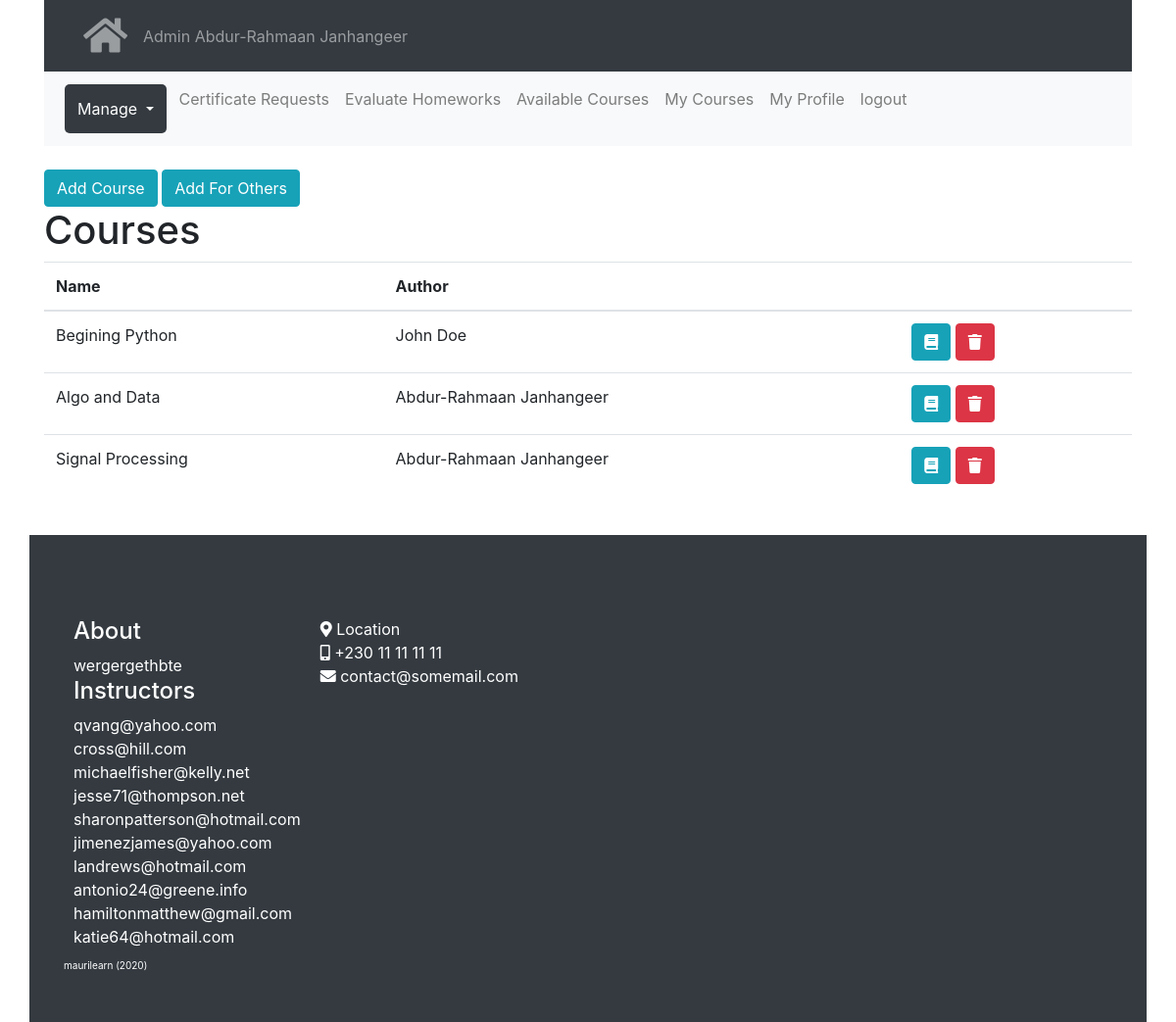
Before: /course/ (signed in) with the older database file.
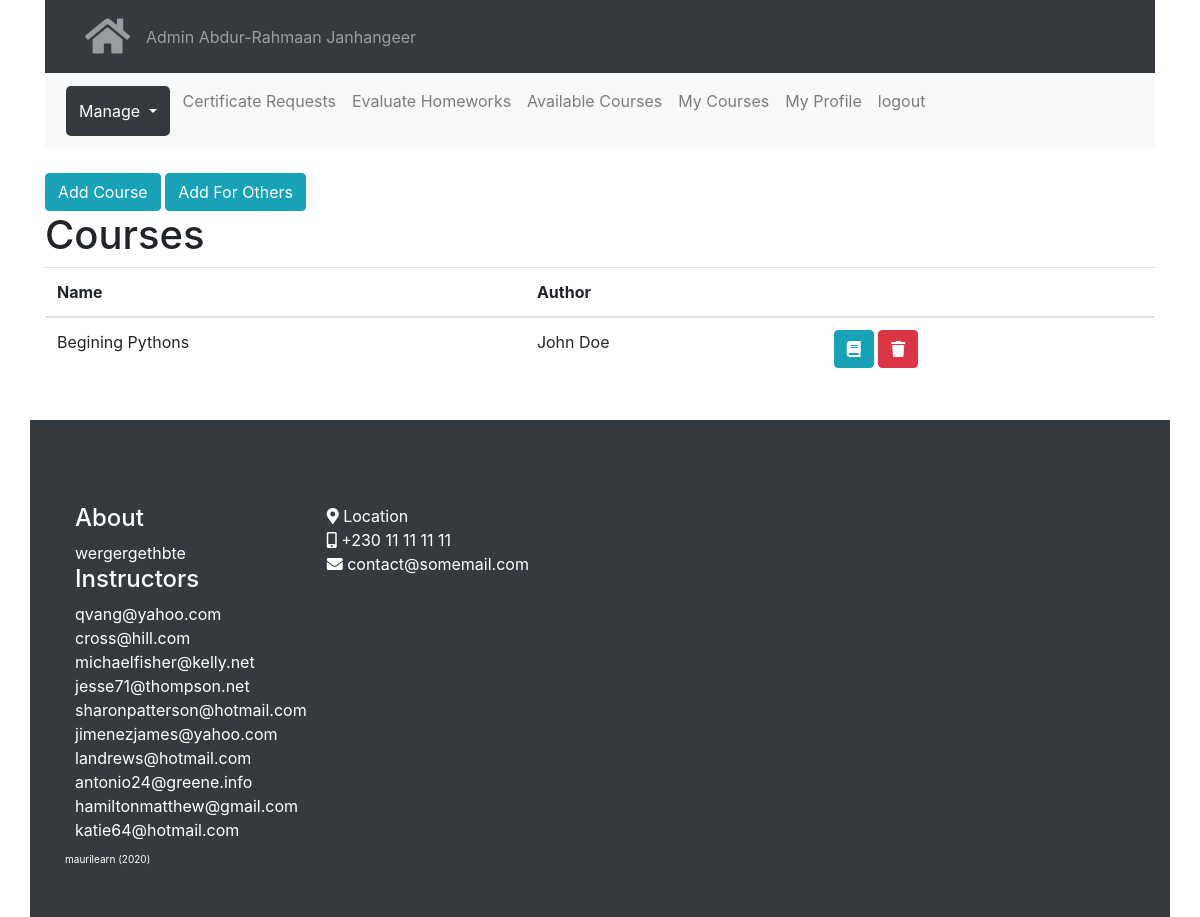
After: the same page with the newer database file.
### modules/auth/models.py (models this page shows, shortened)
class User(UserMixin, db.Model):
    __tablename__ = 'users'
    id = db.Column(db.Integer, primary_key=True)
    email = db.Column(db.String(100))
    password = db.Column(db.String(128))
    name = db.Column(db.String(120))
    role = db.Column(db.String(120))
    courses = db.relationship("Course",
        secondary=course_subs,
        cascade = "all, delete")# !subs- teacher, students
    quiz_histories = db.relationship('QuizHistory', backref='person', lazy=True,
        cascade="all, delete, delete-orphan")
    def delete(self):
        db.session.delete(self)
        db.session.commit()

### modules/course/models.py (models this page shows, shortened)
class Course(db.Model):
    __tablename__ = 'courses'
    id = db.Column(db.Integer, primary_key=True)
    name = db.Column(db.String(100))
    created_date = db.Column(db.DateTime, default=datetime.now())
    teacher_id = db.Column(db.Integer, db.ForeignKey('users.id'),
        nullable=False)
    sections = db.relationship('Section', backref='course', lazy=True,
        cascade="all, delete, delete-orphan")
    def delete(self):
        db.session.delete(self)
        db.session.commit()

### modules/course/view.py (the view)
@course_blueprint.route("/")
@roles_required(['admin', 'teacher'])
@login_required
def index():
    context = base_context()
    context['User'] = User
    if current_user.role == 'admin':
        courses = Course.query.all()
    else:
        courses = Course.query.filter(
            (Course.teacher_id==current_user.id)
            ).all()
    context['courses'] = courses
    return render_template('course/index.html', **context)

### modules/auth/access.py (called while the page is built)
def roles_required(roles):
    def wrapper(fn):
        @wraps(fn)
        def decorated_view(*args, **kwargs):
            if not current_user.role in roles:
                return redirect(url_for('auth.login'))
            return fn(*args, **kwargs)
        return decorated_view
    return wrapper

### shopyoapi/enhance.py (called while the page is built)
def base_context():
    base_context = {
        'MESSAGE': '',
        'current_user': current_user,
        'User': User
    }
    return base_context.copy()

### modules/course/templates/course/index.html (shortened to what this page needs)
{% extends "base/base.html" %}
{% block content %}
{%set active_page = 'manage'%}
{%include 'course/partials/nav.html'%}
<br>
<a class="btn btn-info" href="{{url_for('course.add')}}">Add Course</a>
{%if current_user.role == 'admin'%}
<a class="btn btn-info" href="{{url_for('course.add')}}">Add For Others</a>
{%endif%}
<br>
<h1>Courses</h1>
<table class="table">
    <thead>
        <tr>
            <th>Name</th>
            <th>Author</th>
            <th></th>
        </tr>
    </thead>
    <tbody>
{% for course in courses %}
    {%set teacher = User.query.get(course.teacher_id)%}
    <tr>
        <td>{{course.name}}</td>
        <td>{{teacher.name}}</td>
        <td>
            <a class="btn btn-info" href="{{url_for('course.view', course_id=course.id)}}">
                <i class="fa fa-book"></i>
            </a>
            <a class="btn btn-danger" href="{{url_for('course.delete_check', course_id=course.id)}}"
                onClick="return confirm('Are you sure you wish to delete?');">
                <i class="fa fa-trash"></i>
            </a>
        </td>
    </tr>
{%endfor%}
    </tbody>
</table>
{% endblock %}

### modules/base/templates/base/base.html (shortened to what this page needs)
<!DOCTYPE html>
<html>
<head>
    <link rel="stylesheet" href="/static/bootstrap.min.css">
    <link rel="stylesheet" href="/static/fontawesome/css/all.css">
</head>
<body>
<div class="container">
    <nav class="navbar navbar-expand-sm bg-dark navbar-dark">
      <div id="flashed-messages">
    </div>
      <ul class="navbar-nav">
        <li class="nav-item">
          <a class="nav-link" href="/" title="Main Page"><i class="fas fa-home"></i></a>
        </li>
      </ul>
      <ul class="navbar-nav">
        <li class="nav-item">
          <a class="nav-link" href="/" title="Main Page">
            <span style="text-transform:capitalize;">{{current_user.role}}</span> {{current_user.name}}
          </a>
        </li>
      </ul>
    </nav>
    {% block content %}{% endblock %}
</div>
<br>
<footer class="app-footer page-footer bg-dark container" style="">
  <br>
  <div class="row">
    <div class="">
      <h4>About</h4>
      wergergethbte
      <h4>Instructors</h4>
      {%for teacher in User.query.filter(
                (User.role == 'teacher')
                ).all()%}
        {{teacher.email}}<br>
      {%endfor%}
    </div>
    <div class="">
      <i class="fa fa-map-marker-alt"></i> Location <br>
      <i class="fa fa-mobile-alt"></i> +230 11 11 11 11 <br>
      <i class="fa fa-envelope"></i> contact@somemail.com
    </div>
  </div>
  <div class="row app-copyright">
    maurilearn (<span id="year"></span>)
  </div>
</footer>
</body>
</html>

### modules/course/templates/course/partials/nav.html (shortened to what this page needs)
<nav class="navbar navbar-expand-lg navbar-light bg-light">
  <div class="collapse navbar-collapse" id="navbarSupportedContent">
    <ul class="navbar-nav mr-auto">
      <li class="nav-item {{ 'app-active' if active_page == 'manage' else '' }} dropdown">
        <a class="nav-link dropdown-toggle" href="#" id="navbarDropdown" role="button" data-toggle="dropdown" aria-haspopup="true" aria-expanded="false">
          Manage
        </a>
      </li>
      {%if current_user.role in ['admin', 'teacher']%}
        <li class="nav-item {{ 'app-active' if active_page == 'certificate_requests' else '' }}">
          <a class="nav-link"
           href="{{url_for('course.view_certificate_request')}}">Certificate Requests</a>
        </li>
        <li class="nav-item {{ 'app-active' if active_page == 'evaluate_homeworks' else '' }}">
          <a class="nav-link"
           href="{{url_for('course.view_homework_submissions')}}">Evaluate Homeworks</a>
        </li>
      {%endif%}
      <li class="nav-item {{ 'app-active' if active_page == 'available_courses' else '' }}">
        <a class="nav-link"
           href="{{url_for('course.list')}}">Available Courses</a>
      </li>
      <li class="nav-item {{ 'app-active' if active_page == 'my_courses' else '' }}">
        <a class="nav-link"
           href="{{url_for('course.mycourses')}}">My Courses</a>
      </li>
      <li class="nav-item {{ 'app-active' if active_page == 'profile' else '' }}">
        <a class="nav-link"
           href="{{url_for('profile.index', user_id=current_user.id)}}">My Profile</a>
      </li>
      <li class="nav-item {{ 'app-active' if active_page == '' else '' }}">
        <a class="nav-link"
           href="{{url_for('auth.logout')}}">logout</a>
      </li>
    </ul>
  </div>
</nav>

### modules/base/templates/base/base.html (style rules this page uses)
html { scroll-behavior: smooth; }
.nav-link i { font-size: 40px; }
#flashed-messages { padding: 5px; position: fixed; right: 5px; top: 5px; z-index: 10; height: 300px; overflow-y: scroll; }
#flashed-messages { -ms-overflow-style: none; }
.app-footer { width: 100% !important; color: white !important; padding: 50px !important; }
.app-footer .row div { margin: 10px !important; }
.app-copyright { font-size: 10px; }
.app-active { background-color: #343a40 !important; border-radius: 5px; padding: 5px; margin: 5px; }
.app-active a { color: white !important; }

Changed rows visible on the page:
removed Course: name "Algo and Data", {{ teacher.name }} "Abdur-Rahmaan Janhangeer"
removed Course: name "Signal Processing", {{ teacher.name }} "Abdur-Rahmaan Janhangeer"
changed Course: name "Begining Python" → "Begining Pythons"
